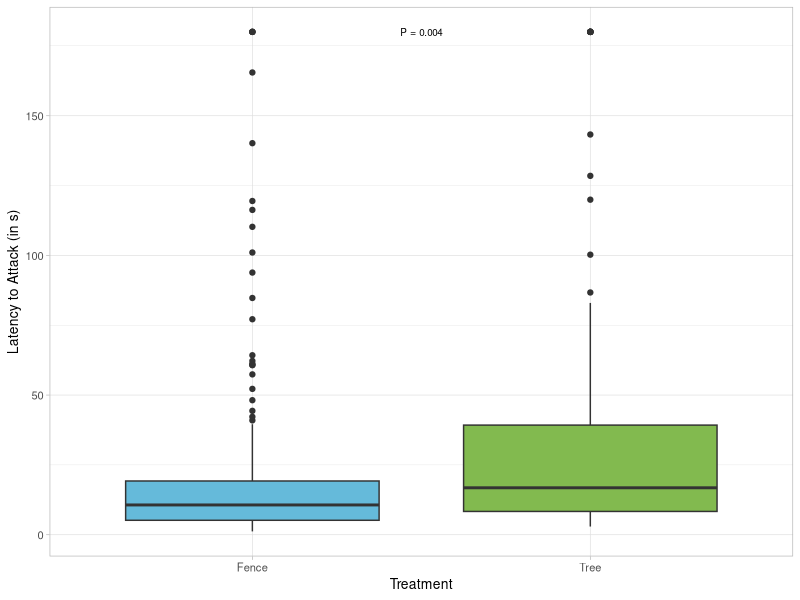
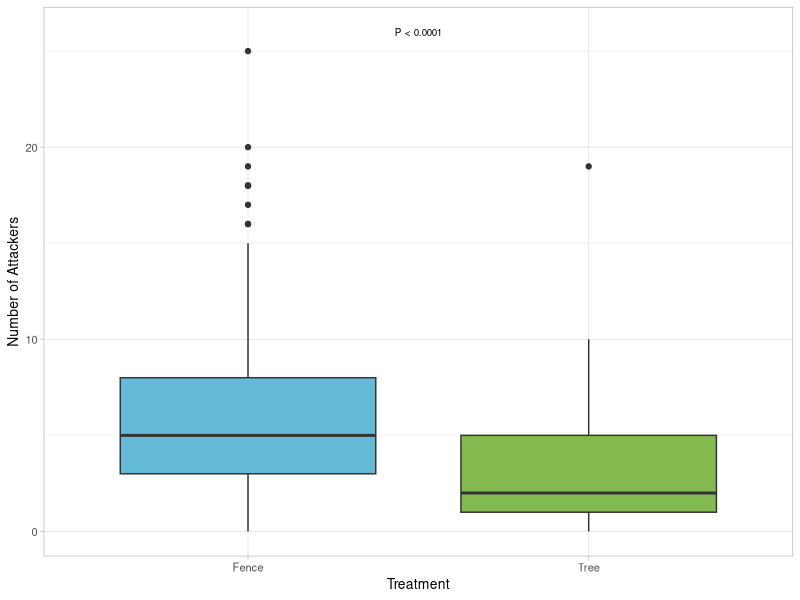
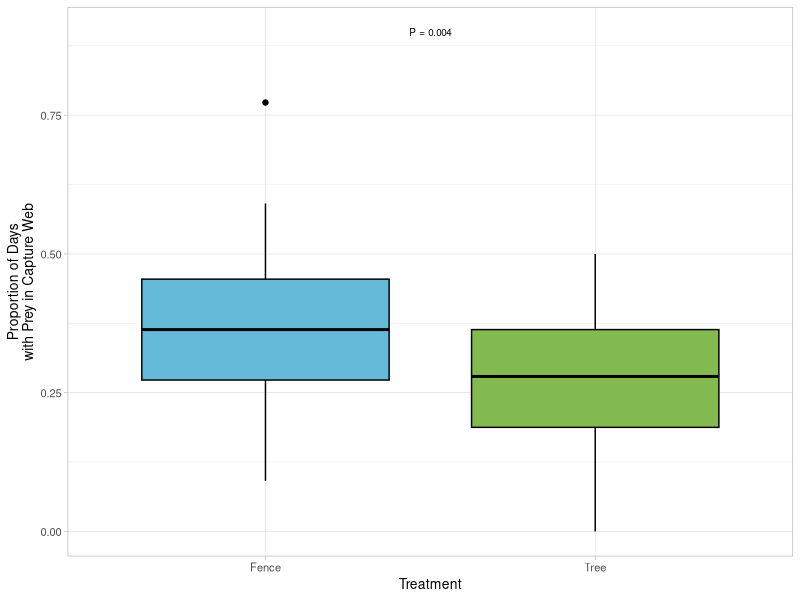
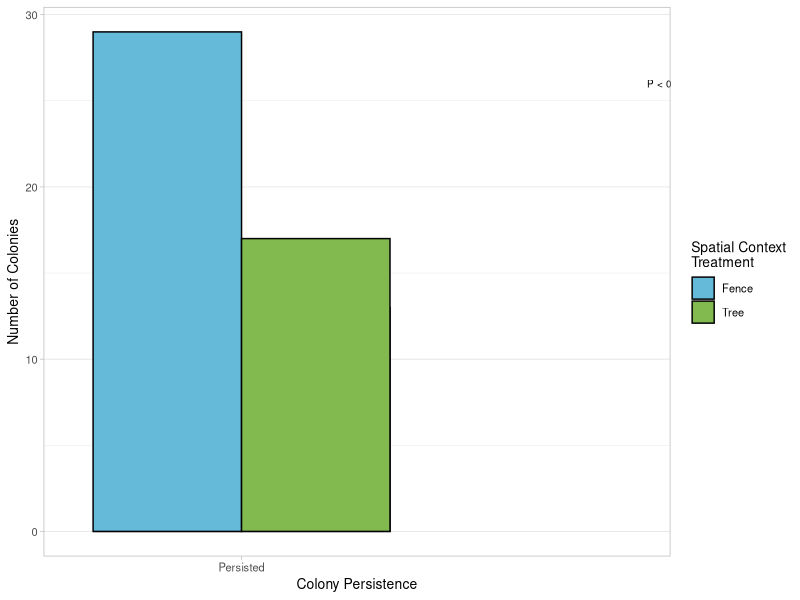
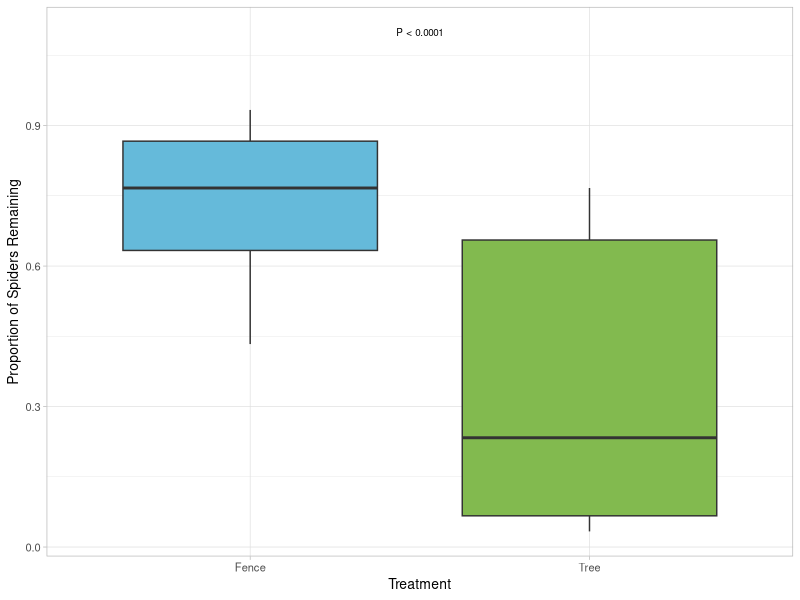
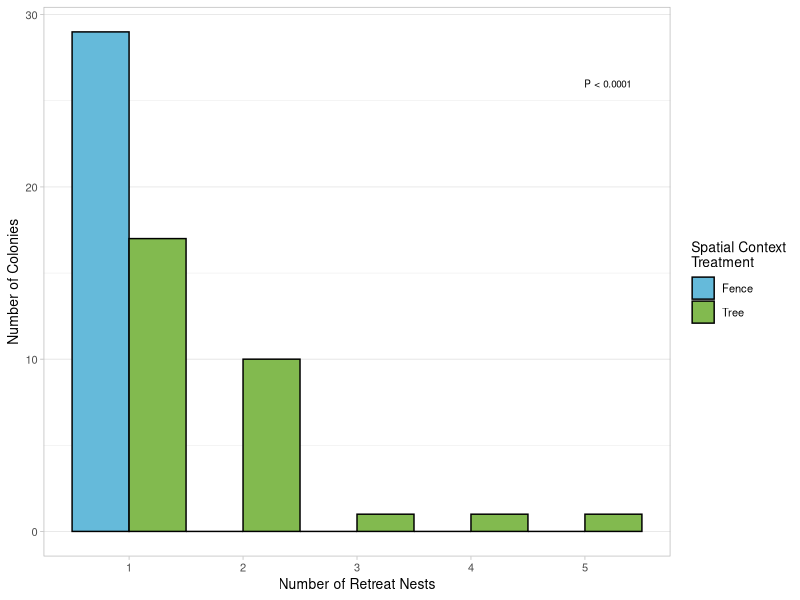
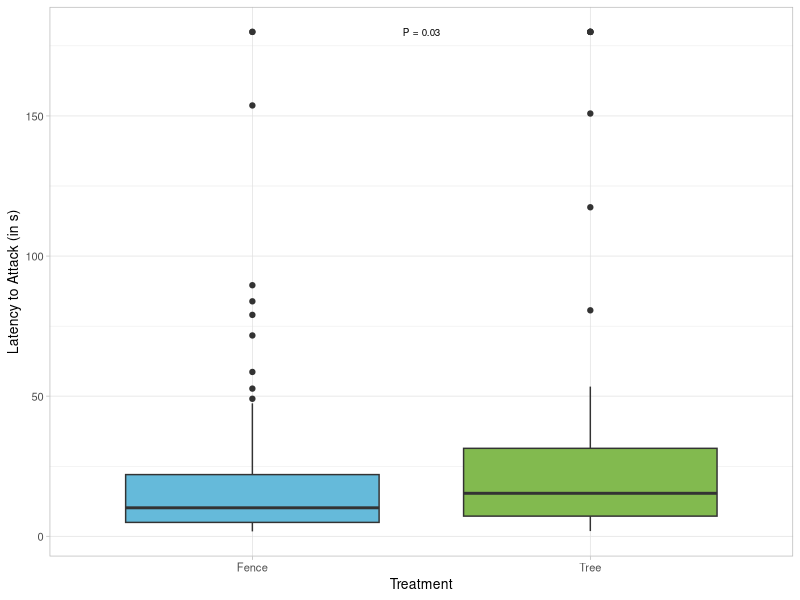
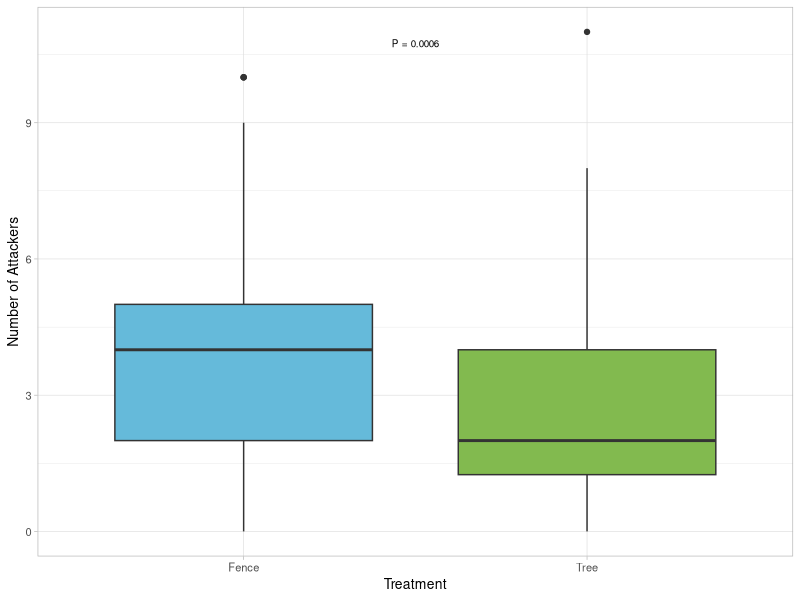

R code for these plots, in order: (Note: a time limit stopped this script after it produced the figures.)
#Analysis to compare behavior and survival of Stegodyphus dumicola colonies 
#On fences and trees, in field and in the greenhouse
#load packages
library(ggplot2)
library(plyr)

#load data
#colony level metrics
surv<-read.csv("colonymetrics.csv")
survsub=subset(surv, surv$Survival=="Yes")
survret=ddply(surv, c("Size", "Treatment"), summarize, ret=mean(NumRetreats, na.rm=TRUE), retse=sd(NumRetreats, na.rm=TRUE)/length(NumRetreats))

#field measurements of behavior
field<-read.csv("fielddata.csv")
#greenhouse measurements of behavior
gh<-read.csv("labdata.csv")

#to check behavior pre-deployment
ghpre=subset(gh, gh$Situation=="Cup"|gh$Situation=="Pre")
ghpre2=ddply(ghpre, c("ColonyID", "Treatment"), summarize, lat=mean(Latency, na.rm=TRUE), num=mean(Number, na.rm=TRUE))

#subset to only the trials, and the non-fused colonies
ghsub=subset(gh, gh$Situation!="Cup"&gh$Situation!="Pre"&gh$Fused=="0")
ghsub$Batch=as.factor(ghsub$Batch)
#to count number of fused colonies, i.e. experiencing immigration/emigration
ghfusion=ddply(gh, c("ColonyID", "Treatment"), summarize, fused=mean(Fused))
for (i in 1:nrow(ghfusion)){
  ghfusion$Fused[i]=if (ghfusion$fused[i]=="0") {"No"} else {"Yes"}
}

#to add numerical colony size to field dataset, and calculate proportion of attackers. 

for (i in 1:nrow(field)){
  field$SizeNum[i]= if(field$ColonySize[i]=="Small") {30} else {90}
}

field$Propattack=field$NumAttack/field$SizeNum
  
#checking behavior pre-deployment
#in the field data
t.test(surv$AvgLatency~surv$Treatment, var.equal=TRUE)
t.test(surv$AvgNum~surv$Treatment, var.equal=TRUE)

#in the greenhouse data
t.test(ghpre2$lat~ghpre2$Treatment, var.equal=TRUE)
t.test(ghpre2$num~ghpre2$Treatment, var.equal=TRUE)

#no significant differences in colony behavior between treatments pre-deployment 

#Figures
#ONLY run this code when generating plots, will mess up comparisons/differences below
#field$ColonySize=factor(field$ColonySize, levels(field$ColonySize)[c(2,1)])
#surv$Size=factor(surv$Size, levels(surv$Size)[c(2,1)])


plot=ggplot(field)
#Figure 2a
jpeg("fig2a.jpg", res=300, width=2.5, height=2.5, units="in")
plot+theme_light(10)+geom_boxplot(aes(x=Treatment, y=Latency, fill=Treatment))+
  scale_fill_manual(values=c("#65BADA", "#82BA4F"), guide=FALSE)+xlab("Treatment")+ylab("Latency to Attack (in s)")+
  annotate("text", x=1.5, y=180, label= "P = 0.004", size=2.5) 
dev.off()
#labs(fill="Spatial Context\nTreatment")
#Figure 2b
jpeg("fig2b.jpg", res=300, width=2.5, height=2.5, units="in")
plot+theme_light(10)+geom_boxplot(aes(x=Treatment, y=NumAttack, fill=Treatment))+
  scale_fill_manual(values=c("#65BADA", "#82BA4F"), guide=FALSE)+xlab("Treatment")+ylab("Number of Attackers")+
  annotate("text", x=1.5, y=26, label= "P < 0.0001", size=2.5) 
dev.off()
#labs(fill="Spatial Context\nTreatment")


plot2=ggplot(surv)
#Figure3a--Prey in web
jpeg("fig3a.jpg", res=300, width=2.5, height=2.5, units="in")
plot2+theme_light(10)+geom_boxplot(aes(x=Treatment, y=PropDaysPrey, fill=Treatment), colour="black")+theme(legend.position="NONE")+
  scale_fill_manual(values=c("#65BADA", "#82BA4F"), guide=FALSE)+xlab("Treatment")+ylab("Proportion of Days\nwith Prey in Capture Web")+
  annotate("text", x=1.5, y=0.9, label= "P = 0.004", size=2.5) 
dev.off()
#Figure3c--colony survival
survtable=ddply(surv, c("Survival", "Treatment"),summarize, col=length(Size))
row=c("No", "Fence", 0)
survtable2=rbind(row, survtable)
survtable2$col=as.numeric(survtable2$col)
survtable2$Survival=factor(survtable2$Survival, levels(survtable2$Survival)[c(2,1)])
plot8=ggplot(survtable2)
jpeg("fig3c.jpg", res=300, width=5, height=2.5, units="in")
plot8+theme_light(10)+geom_bar(aes(x=Survival, y=col, fill=Treatment), colour="black", stat="identity", position="dodge")+
scale_fill_manual(values=c("#65BADA", "#82BA4F"))+xlab("Colony Persistence")+ylab("Number of Colonies")+labs(fill="Spatial Context\nTreatment")+
  theme(panel.grid.major.x = element_blank())+
  annotate("text", x=2.3, y=26, label= "P < 0.0001", size=2.5)+
  scale_x_discrete(labels = c("Persisted","Died/Disbanded"))
dev.off()
#plot2+ theme_classic(15)+geom_bar(aes(x=Survival, y=..count.., fill=Treatment), colour="black", position="dodge")+
#scale_fill_manual(values=c("grey80", "#00A757"))+xlab("Colony Persistence")+ylab("Number of Colonies")+labs(fill="Spatial Context\nTreatment")


#Figure 3b--number of individuals remaining  
plot4=ggplot(survsub)
jpeg("fig3b.jpg", res=300, width=2.5, height=2.5, units="in")
plot4+theme_light(10)+geom_boxplot(aes(x=Treatment, y=(FinalNumSpiders/InitialNumSpiders), fill=Treatment))+theme(legend.position="NONE")+
  scale_fill_manual(values=c("#65BADA", "#82BA4F"))+xlab("Treatment")+ylab("Proportion of Spiders Remaining")+
  annotate("text", x=1.5, y=1.1, label= "P < 0.0001", size=2.5) 
dev.off()  

#Figure4a
jpeg("fig4a.jpg", res=300, width=5, height=2.5, units="in")
plot2+theme_light(10)+geom_histogram(aes(x=NumRetreats, fill=Treatment), position="dodge", binwidth=1, colour="black")+
  theme(panel.grid.major.x = element_blank(), panel.grid.minor.x = element_blank(), panel.grid.major.y = )+
  scale_fill_manual(values=c("#65BADA", "#82BA4F"))+
  xlab("Number of Retreat Nests")+ylab("Number of Colonies")+labs(fill="Spatial Context\nTreatment")+
  annotate("text", x=5.2, y=26, label= "P < 0.0001", size=2.5) 
dev.off()  

#plot6=ggplot(survret)
#plot6+theme_light(15)+geom_bar(aes(Size, ret, fill=Treatment), position="dodge", stat="identity")+
  #scale_fill_manual(values=c("#E5BA52", "#00A757"))+xlab("Colony Size")+ylab("Number of Retreat Nests")+
  #geom_errorbar(aes(x=c(0.75, 1.25, 1.75, 2.25), ymin=ret-retse, ymax=ret+retse), width=0.1)

#greenhouse 
#Figure2c
plot3=ggplot(ghsub)
jpeg("fig2c.jpg", res=300, width=2.5, height=2.5, units="in")
plot3+theme_light(10)+geom_boxplot(aes(x=Treatment, y=Latency, fill=Treatment))+
  scale_fill_manual(values=c("#65BADA", "#82BA4F"), guide=FALSE)+xlab("Treatment")+ylab("Latency to Attack (in s)")+
  labs(fill="Spatial Context\nTreatment")+
  annotate("text", x=1.5, y=180, label= "P = 0.03", size=2.5) 
dev.off()

#Figure2d
jpeg("fig2d.jpg", res=300, width=2.5, height=2.5, units="in")
plot3+theme_light(10)+geom_boxplot(aes(x=Treatment, y=Number, fill=Treatment))+
  scale_fill_manual(values=c("#65BADA", "#82BA4F"), guide=FALSE)+xlab("Treatment")+ylab("Number of Attackers")+
  labs(fill="Spatial Context\nTreatment")+
  annotate("text", x=1.5, y=10.75, label= "P = 0.0006", size=2.5) 
dev.off()

#Figure4b
plot7=ggplot(ghfusion)
jpeg("fig4b.jpg", res=300, width=5, height=2.5, units="in")
plot7+theme_light(10)+geom_bar(aes(x=Fused, y=..count.., fill=Treatment), position="dodge", colour="black")+
scale_fill_manual(values=c("#65BADA", "#82BA4F"))+xlab("Emigration/Immigration")+ylab("Number of Colonies")+
  labs(fill="Spatial Context\nTreatment")+theme(panel.grid.major.x = element_blank())+
  annotate("text", x=2.3, y=18, label= "P = 0.0005", size=2.5) 
dev.off()

#STATISTICAL TESTS
#colony level survival
table(surv$Size, surv$Survival)
table(surv$Treatment, surv$Survival)
fisher.test(as.matrix(table(surv$Treatment, surv$Survival)))
fisher.test(as.matrix(table(surv$Size, surv$Survival)))

#not reported, no effect of colony size on survival, within tree colonies 
survtree=subset(surv, surv$Treatment=="Tree")
fisher.test(as.matrix(table(survtree$Size, survtree$Survival)))

#in greenhouse, comparing colony fusion
ghfusion=ddply(gh, c("ColonyID", "Treatment"), summarize, fused=mean(Fused))
table(ghfusion$Treatment, ghfusion$fused)
fisher.test(as.matrix(table(ghfusion$Treatment, ghfusion$fused)))


#all other analyses with randomization instead of using parametric tests
N=10000
set.seed(123)
#first, field data: latency and number of attackers

#with interaction
dat=ddply(field, c("Treatment", "ColonySize"), summarize, lat=mean(Latency, na.rm=TRUE), num=mean(NumAttack, na.rm=TRUE))
#vectors of differences LF-SF, LT-ST, LF-LT, SF-ST; lat then num
fieldlatnum<-c((dat[1,3]-dat[2,3]), (dat[3,3]-dat[4,3]), (dat[1,3]-dat[3,3]), (dat[2,3]-dat[4,3]), 
               (dat[1,4]-dat[2,4]), (dat[3,4]-dat[4,4]), (dat[1,4]-dat[3,4]), (dat[2,4]-dat[4,4]))
int1=c((fieldlatnum[1]-fieldlatnum[2]), (fieldlatnum[3]-fieldlatnum[4]), (fieldlatnum[5]-fieldlatnum[6]), (fieldlatnum[7]-fieldlatnum[8]))
#randomizing within trial week

templatnum=matrix(0, N, 8)
for (i in 1:N){
  temp=ddply(field, "Trial", transform, size=sample(ColonySize, length(ColonySize), replace=FALSE), treatment=sample(Treatment, length(Treatment), replace=FALSE))
  tempdat=ddply(temp, c("treatment", "size"), summarize, lat=mean(Latency, na.rm=TRUE), num=mean(NumAttack, na.rm=TRUE))
  templatnum[i,]<-c((tempdat[1,3]-tempdat[2,3]), (tempdat[3,3]-tempdat[4,3]), (tempdat[1,3]-tempdat[3,3]), (tempdat[2,3]-tempdat[4,3]), 
                    (tempdat[1,4]-tempdat[2,4]),(tempdat[3,4]-tempdat[4,4]), (tempdat[1,4]-tempdat[3,4]), (tempdat[2,4]-tempdat[4,4]))
  rm(temp, tempdat)
}

tempint1=cbind(templatnum[,1]-templatnum[,2], templatnum[,3]-templatnum[,4], templatnum[,5]-templatnum[,6], templatnum[,7]-templatnum[,8])


pmat=matrix(0, N, 8)
pint1=matrix(0, N, 4)

for (i in 1:N){
  for (j in 1:8){
    pmat[i,j]=if (abs(templatnum[i,j])<abs(fieldlatnum[j])) {0} else {1}
  }
  for (j in 1:4){
    pint1[i,j]=if (abs(tempint1[i,j])<abs(int1[j])) {0} else {1}
  }
}

pfield=colSums(pmat)/N
pfieldint=colSums(pint1)/N
names(pfield)=names(fieldlatnum)=c("latLF-SF", "latLT-ST", "latLF-LT", "latSF-ST", "numLF-SF", "numLT-ST", "numLF-LT", "numSF-ST")



#significant interaction between colony size and fence/tree for number of attackers but not latency.
#redoing randomization holding colony size constant

templatnum2=matrix(0, N, 2)
dat2=ddply(field, "Treatment", summarize, lat=mean(Latency, na.rm=TRUE), num=mean(NumAttack, na.rm=TRUE))
fieldlatnum2=c((dat2[1, 2]-dat2[2,2]), (dat2[1,3]-dat2[2,3]))

for (i in 1:N){
  temp=ddply(field, c("Trial", "ColonySize"), transform, treatment=sample(Treatment, length(Treatment), replace=FALSE))
  tempdat=ddply(temp, c("treatment"), summarize, lat=mean(Latency, na.rm=TRUE), num=mean(NumAttack, na.rm=TRUE))
  templatnum2[i,]<-c((tempdat[1,2]-tempdat[2,2]),
                    (tempdat[1,3]-tempdat[2,3]))
  rm(temp, tempdat)
}

pmat2=matrix(0, N, 2)

for (i in 1:N){
  for (j in 1:2){
    pmat2[i,j]=if (abs(templatnum2[i,j])<abs(fieldlatnum2[j])) {0} else {1}
  }
}

pfield2=colSums(pmat2)/N
names(pfield2)=names(fieldlatnum2)=c("latF-T", "numF-T")

#and then holding treatment constant
dat3=ddply(field, "ColonySize", summarize, lat=mean(Latency, na.rm=TRUE), num=mean(NumAttack, na.rm=TRUE))
fieldlatnum3=c((dat3[1, 2]-dat3[2,2]), (dat3[1,3]-dat3[2,3]))
templatnum3=matrix(0, N, 2)

for (i in 1:N){
  temp=ddply(field, c("Trial", "Treatment"), transform, size=sample(ColonySize, length(ColonySize), replace=FALSE))
  tempdat=ddply(temp, c("size"), summarize, lat=mean(Latency, na.rm=TRUE), num=mean(NumAttack, na.rm=TRUE))
  templatnum3[i,]<-c((tempdat[1,2]-tempdat[2,2]),
                     (tempdat[1,3]-tempdat[2,3]))
  rm(temp, tempdat)
}

pmat3=matrix(0, N, 2)

for (i in 1:N){
  for (j in 1:2){
    pmat3[i,j]=if (abs(templatnum3[i,j])<abs(fieldlatnum3[j])) {0} else {1}
  }
}

pfield3=colSums(pmat3)/N
names(pfield3)=names(fieldlatnum3)=c("latL-S", "numL-S")

#next, colony level metrics: number of retreats, proportion of days with prey, and final proportion of spiders
dat4=ddply(surv, c("Treatment", "Size"), summarize, ret=mean(NumRetreats, na.rm=TRUE), prop=mean(PropDaysPrey), fin=mean(FinalNumSpiders/InitialNumSpiders, na.rm=TRUE))
#vectors of differences LF-SF, LT-ST, LF-LT, SF-ST; ret, then prop, then fin num
fieldretpropfin<-c((dat4[1,3]-dat4[2,3]), (dat4[3,3]-dat4[4,3]), (dat4[1,3]-dat4[3,3]), (dat4[2,3]-dat4[4,3]), 
                   (dat4[1,4]-dat4[2,4]), (dat4[3,4]-dat4[4,4]), (dat4[1,4]-dat4[3,4]), (dat4[2,4]-dat4[4,4]),
                   (dat4[1,5]-dat4[2,5]), (dat4[3,5]-dat4[4,5]), (dat4[1,5]-dat4[3,5]), (dat4[2,5]-dat4[4,5]))
int2=c((fieldretpropfin[1]-fieldretpropfin[2]), (fieldretpropfin[3]-fieldretpropfin[4]), 
       (fieldretpropfin[5]-fieldretpropfin[6]), (fieldretpropfin[7]-fieldretpropfin[8]),
       (fieldretpropfin[9]-fieldretpropfin[10]), (fieldretpropfin[11]-fieldretpropfin[12]))

tempretpropfin=matrix(0, N, 12)
for (i in 1:N){
  temp=surv
  temp$size=sample(temp$Size, length(temp$Size), replace=FALSE)
  temp$treatment=sample(temp$Treatment, length(temp$Treatment), replace=FALSE)
  tempdat=ddply(temp, c("treatment", "size"), summarize, ret=mean(NumRetreats, na.rm=TRUE), prop=mean(PropDaysPrey), fin=mean(FinalNumSpiders/InitialNumSpiders, na.rm=TRUE))
  tempretpropfin[i,]<-c((tempdat[1,3]-tempdat[2,3]), (tempdat[3,3]-tempdat[4,3]), (tempdat[1,3]-tempdat[3,3]), (tempdat[2,3]-tempdat[4,3]), 
                    (tempdat[1,4]-tempdat[2,4]),(tempdat[3,4]-tempdat[4,4]), (tempdat[1,4]-tempdat[3,4]), (tempdat[2,4]-tempdat[4,4]),
                    (tempdat[1,5]-tempdat[2,5]),(tempdat[3,5]-tempdat[4,5]), (tempdat[1,5]-tempdat[3,5]), (tempdat[2,5]-tempdat[4,5]))
  rm(temp, tempdat)
}

tempint2=cbind(tempretpropfin[,1]-tempretpropfin[,2], tempretpropfin[,3]-tempretpropfin[,4], tempretpropfin[,5]-tempretpropfin[,6], 
               tempretpropfin[,7]-tempretpropfin[,8],tempretpropfin[,9]-tempretpropfin[,10],  tempretpropfin[,11]-tempretpropfin[,12])


pmat4=matrix(0, N, 12)
pint2=matrix(0, N, 6)
for (i in 1:N){
  for (j in 1:12){
    pmat4[i,j]=if (abs(tempretpropfin[i,j])<abs(fieldretpropfin[j])) {0} else {1}
  }
  for (j in 1:6){
    pint2[i,j]=if (abs(tempint2[i,j])<abs(int2[j])) {0} else {1}
  }
}

psurv=colSums(pmat4)/N
psurvint=colSums(pint2)/N
names(psurv)=names(fieldretpropfin)=c("retLF-SF", "retLT-ST", "retLF-LT", "retSF-ST", "propLF-SF", "propLT-ST", "propLF-LT", "propSF-ST", "finLF-SF", "finLT-ST", "finLF-LT", "finSF-ST")

#holding colony size constant
dat5=ddply(surv, "Treatment", summarize, ret=mean(NumRetreats, na.rm=TRUE), prop=mean(PropDaysPrey), fin=mean(FinalNumSpiders/InitialNumSpiders, na.rm=TRUE))
#vectors of differences F-T, ret then prop then fin num
fieldretpropfin2<-c((dat5[1,2]-dat5[2,2]),
                    (dat5[1,3]-dat5[2,3]),
                    (dat5[1,4]-dat5[2,4]))

tempretpropfin2=matrix(0, N, 3)
for (i in 1:N){
  temp=ddply(surv, "Size", transform, treatment=sample(Treatment, length(Treatment), replace=FALSE))
  tempdat=ddply(temp, "treatment", summarize, ret=mean(NumRetreats, na.rm=TRUE), prop=mean(PropDaysPrey), fin=mean(FinalNumSpiders/InitialNumSpiders, na.rm=TRUE))
  tempretpropfin2[i,]<-c((tempdat[1,2]-tempdat[2,2]),
                        (tempdat[1,3]-tempdat[2,3]),
                        (tempdat[1,4]-tempdat[2,4]))
  rm(temp, tempdat)
}

pmat5=matrix(0, N, 3)

for (i in 1:N){
  for (j in 1:3){
    pmat5[i,j]=if (abs(tempretpropfin2[i,j])<abs(fieldretpropfin2[j])) {0} else {1}
  }
}

psurv2=colSums(pmat5)/N
names(psurv2)=names(fieldretpropfin2)=c("retF-T", "propF-T", "finF-T")

#holding treatment constant 
dat6=ddply(surv, "Size", summarize, ret=mean(NumRetreats, na.rm=TRUE), prop=mean(PropDaysPrey), fin=mean(FinalNumSpiders/InitialNumSpiders, na.rm=TRUE))
#vectors of differences F-T, ret then prop then fin num
fieldretpropfin3<-c((dat6[1,2]-dat6[2,2]),
                    (dat6[1,3]-dat6[2,3]),
                    (dat6[1,4]-dat6[2,4]))

tempretpropfin3=matrix(0, N, 3)
for (i in 1:N){
  temp=ddply(surv, "Treatment", transform, size=sample(Size, length(Size), replace=FALSE))
  tempdat=ddply(temp, "size", summarize, ret=mean(NumRetreats, na.rm=TRUE), prop=mean(PropDaysPrey), fin=mean(FinalNumSpiders/InitialNumSpiders, na.rm=TRUE))
  tempretpropfin3[i,]<-c((tempdat[1,2]-tempdat[2,2]),
                         (tempdat[1,3]-tempdat[2,3]),
                         (tempdat[1,4]-tempdat[2,4]))
  rm(temp, tempdat)
}

pmat6=matrix(0, N, 3)

for (i in 1:N){
  for (j in 1:3){
    pmat6[i,j]=if (abs(tempretpropfin3[i,j])<abs(fieldretpropfin3[j])) {0} else {1}
  }
}

psurv3=colSums(pmat6)/N
names(psurv3)=names(fieldretpropfin3)=c("retL-S", "propL-S", "finL-S")

#finally, for greenhouse trials.
#interaction between wind and treatment

ghsub$Wind=rep(0, nrow(ghsub))
for (i in 1:nrow(ghsub)){
  ghsub$Wind[i]= if (ghsub$Situation[i]=="Trial") {"nowind"} else {"wind"}
}

#with interaction
dat7=ddply(ghsub, c("Treatment", "Wind"), summarize, lat=mean(Latency, na.rm=TRUE), num=mean(Number, na.rm=TRUE))
#vectors of differences NF-WF, NT-WT, NF-NT, WF-WT; lat then num
ghlatnum<-c((dat7[1,3]-dat7[2,3]), (dat7[3,3]-dat7[4,3]), (dat7[1,3]-dat7[3,3]), (dat7[2,3]-dat7[4,3]), 
            (dat7[1,4]-dat7[2,4]), (dat7[3,4]-dat7[4,4]), (dat7[1,4]-dat7[3,4]), (dat7[2,4]-dat7[4,4]))

int3=c((ghlatnum[1]-ghlatnum[2]), (ghlatnum[3]-ghlatnum[4]), (ghlatnum[5]-ghlatnum[6]), (ghlatnum[7]-ghlatnum[8]))

#randomizing within trial week

tempghlatnum=matrix(0, N, 8)
for (i in 1:N){
  temp=ddply(ghsub, c("Batch"), transform, wind=sample(Wind, length(Wind), replace=FALSE), treatment=sample(Treatment, length(Treatment), replace=FALSE))
  tempdat=ddply(temp, c("treatment", "wind"), summarize, lat=mean(Latency, na.rm=TRUE), num=mean(Number, na.rm=TRUE))
  tempghlatnum[i,]<-c((tempdat[1,3]-tempdat[2,3]), (tempdat[3,3]-tempdat[4,3]), (tempdat[1,3]-tempdat[3,3]), (tempdat[2,3]-tempdat[4,3]), 
                    (tempdat[1,4]-tempdat[2,4]),(tempdat[3,4]-tempdat[4,4]), (tempdat[1,4]-tempdat[3,4]), (tempdat[2,4]-tempdat[4,4]))
  rm(temp, tempdat)
}

tempint3=cbind(tempghlatnum[,1]-tempghlatnum[,2], tempghlatnum[,3]-tempghlatnum[,4], tempghlatnum[,5]-tempghlatnum[,6], tempghlatnum[,7]-tempghlatnum[,8])

pmat7=matrix(0, N, 8)
pint3=matrix(0, N, 4)
for (i in 1:N){
  for (j in 1:8){
    pmat7[i,j]=if (abs(tempghlatnum[i,j])<abs(ghlatnum[j])) {0} else {1}
  }
  for (j in 1:4){
    pint3[i,j]=if (abs(tempint3[i,j])<abs(int3[j])) {0} else {1}
  }
}

pgh=colSums(pmat7)/N
pghint=colSums(pint3)/N
names(pgh)=names(ghlatnum)=c("latNF-WF", "latNT-WT", "latNF-NT", "latWF-WT", "numNF-WF", "numNT-WT", "numNF-NT", "numWF-WT")

#holding wind constant
dat8=ddply(ghsub, "Treatment", summarize,  lat=mean(Latency, na.rm=TRUE), num=mean(Number, na.rm=TRUE))
#F-T, lat-num
ghlatnum2<-c(dat8[1,2]-dat8[2,2], dat8[1,3]-dat8[2,3])

tempghlatnum2=matrix(0, N, 2)

for (i in 1:N){
  temp=ddply(ghsub, c("Batch", "Wind"), transform, treatment=sample(Treatment, length(Treatment), replace=FALSE))
  tempdat=ddply(temp, c("treatment"), summarize, lat=mean(Latency, na.rm=TRUE), num=mean(Number, na.rm=TRUE))
  tempghlatnum2[i,]<-c((tempdat[1,2]-tempdat[2,2]),
                     (tempdat[1,3]-tempdat[2,3]))
  rm(temp, tempdat)
}

pmat8=matrix(0, N, 2)

for (i in 1:N){
  for (j in 1:2){
    pmat8[i,j]=if (abs(tempghlatnum2[i,j])<abs(ghlatnum2[j])) {0} else {1}
  }
}

pgh2=colSums(pmat8)/N
names(pgh2)=names(ghlatnum2)=c("latF-T", "numF-T")

#holding treatment constant
dat9=ddply(ghsub, "Wind", summarize,  lat=mean(Latency, na.rm=TRUE), num=mean(Number, na.rm=TRUE))
#N-W, lat-num
ghlatnum3<-c(dat9[1,2]-dat9[2,2], dat9[1,3]-dat9[2,3])

tempghlatnum3=matrix(0, N, 2)

for (i in 1:N){
  temp=ddply(ghsub, c("Batch", "Treatment"), transform, wind=sample(Wind, length(Treatment), replace=FALSE))
  tempdat=ddply(temp, c("wind"), summarize, lat=mean(Latency, na.rm=TRUE), num=mean(Number, na.rm=TRUE))
  tempghlatnum3[i,]<-c((tempdat[1,2]-tempdat[2,2]),
                       (tempdat[1,3]-tempdat[2,3]))
  rm(temp, tempdat)
}

pmat9=matrix(0, N, 2)

for (i in 1:N){
  for (j in 1:2){
    pmat9[i,j]=if (abs(tempghlatnum3[i,j])<abs(ghlatnum3[j])) {0} else {1}
  }
}

pgh3=colSums(pmat9)/N
names(pgh3)=names(ghlatnum3)=c("latN-W", "numN-W")
